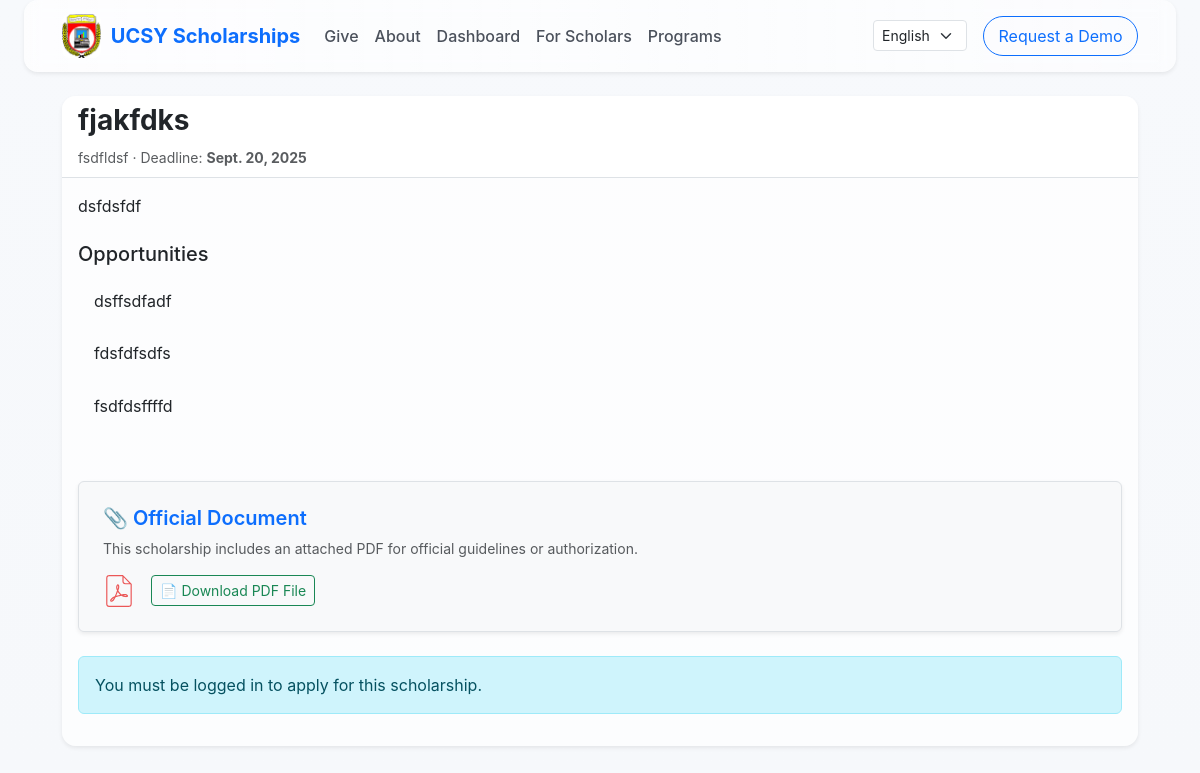
The app's page /program/7/ with its own data.
### scholarships/models.py (models this page shows, shortened)
class Scholarship(models.Model):
    type = models.ForeignKey(ScholarshipType, on_delete=models.CASCADE, related_name='programs')
    title = models.CharField(max_length=200)
    provider = models.CharField(max_length=150)
    description = models.TextField()
    opportunities = models.TextField(help_text="List opportunities separated by line breaks")
    deadline = models.DateField()
    attachment = models.FileField(upload_to='scholarship_pdfs/', blank=True, null=True)
    def get_opportunities_list(self):
        return [o.strip() for o in self.opportunities.splitlines() if o.strip()]

### scholarships/views.py (the view, shortened to what this page needs)
# urls.py: path('program/<int:pk>/', views.ScholarshipDetailView.as_view(), name='detail'),
class ScholarshipDetailView(View):
    def get(self, request, pk):
        scholarship = get_object_or_404(Scholarship, pk=pk)
        application = None
        form = None
        if request.user.is_authenticated:
            application = Application.objects.filter(scholarship=scholarship, user=request.user).first()
        if request.user.is_authenticated:
            form = ApplicationForm(instance=application)
        return render(request, 'scholarships/detail.html', {
            'scholarship': scholarship,
            'application_form': form,
            'application': application,
        })

### scholarships/templates/scholarships/detail.html
{% extends 'base.html' %}
{% load static i18n %}
{% block content %}
<div class="card border-0 shadow-sm mb-4">
  <div class="card-header bg-white border-bottom">
    <h3 class="fw-bold">{{ scholarship.title }}</h3>
    <small class="text-muted">
      {{ scholarship.provider }} &middot;
      {% trans "Deadline" %}: <strong>{{ scholarship.deadline }}</strong>
    </small>
  </div>
  <div class="card-body">
    <p>{{ scholarship.description }}</p>
    <h5 class="mt-4">{% trans "Opportunities" %}</h5>
    <ul class="list-group list-group-flush">
      {% for opp in scholarship.get_opportunities_list %}
        <li class="list-group-item">{{ opp }}</li>
      {% endfor %}
    </ul>
    {% if scholarship.attachment %}
      <div class="mt-5 p-4 border rounded bg-light shadow-sm">
        <h5 class="fw-semibold text-primary">📎 {% trans "Official Document" %}</h5>
        <p class="text-muted small mb-3">
          {% trans "This scholarship includes an attached PDF for official guidelines or authorization." %}
        </p>
        <div class="d-flex align-items-center gap-3">
          <img src="{% static 'img/pdf_icon.svg' %}" alt="PDF Icon" width="32">
          <a href="{{ scholarship.attachment.url }}" target="_blank" class="btn btn-outline-success btn-sm">
            📄 {% trans "Download PDF File" %}
          </a>
        </div>
      </div>
    {% endif %}
    {% if user.is_authenticated %}
      <div class="mt-5">
        <h4 class="mb-3 d-flex align-items-center justify-content-between">
          {% trans "Your Application" %}
          {% if application %}
            {% if application.status == "submitted" %}
              <span class="badge bg-success">{% trans "Submitted" %}</span>
            {% elif application.status == "draft" %}
              <span class="badge bg-secondary">{% trans "Draft" %}</span>
            {% elif application.status == "rejected" %}
              <span class="badge bg-danger">{% trans "Rejected" %}</span>
            {% endif %}
          {% endif %}
        </h4>
        {% if application %}
          {% if application.status == "submitted" %}
            <div class="alert alert-info">
              {% trans "You have submitted this application. You cannot edit it further." %}
            </div>
          {% elif application.status == "rejected" %}
            <div class="alert alert-danger">
              <strong>{% trans "Your application has been rejected." %}</strong><br>
              <span><strong>{% trans "Reason:" %}</strong> {{ application.rejection_reason }}</span>
            </div>
          {% endif %}
        {% endif %}
        {% if application and application.status == "submitted" %}
          <div class="mb-3">
            <strong>{% trans "Statement of Purpose" %}</strong>
            <div class="border p-3 bg-light">{{ application.statement|safe }}</div>
          </div>
          {% if application.cv %}
            <p><strong>📎 CV:</strong> <a href="{{ application.cv.url }}" target="_blank">Download CV</a></p>
          {% endif %}
          {% if application.certificate %}
            <p><strong>📎 Certificate:</strong> <a href="{{ application.certificate.url }}" target="_blank">Download Certificate</a></p>
          {% endif %}
        {% endif %}
        {% if not application %}
          <form method="post" enctype="multipart/form-data">
            {% csrf_token %}
            {{ application_form.as_p }}
            <div class="form-group mt-3">
              <button type="submit" name="action" value="save" class="btn btn-secondary me-2">{% trans "Save as Draft" %}</button>
              <button type="submit" name="action" value="submit" class="btn btn-primary">{% trans "Submit Application" %}</button>
            </div>
          </form>
        {% endif %}
        {% if application %}
          {% if application.status != "submitted" and application.status != "rejected" %}
            <form method="post" enctype="multipart/form-data">
              {% csrf_token %}
              {{ application_form.as_p }}
              <div class="form-group mt-3">
                <button type="submit" name="action" value="save" class="btn btn-secondary me-2">{% trans "Save as Draft" %}</button>
                <button type="submit" name="action" value="submit" class="btn btn-primary">{% trans "Submit Application" %}</button>
              </div>
            </form>
          {% endif %}
        {% endif %}
      </div>
    {% else %}
      <div class="alert alert-info mt-4">
        {% trans "You must be logged in to apply for this scholarship." %}
      </div>
    {% endif %}
  </div>
</div>
{% endblock %}

### static/css/styles.css (style rules this page uses)
:root { --primary-1: #0d6efd; --primary-2: #6610f2; --accent: #06b6d4; --muted: #6c757d; --bg: #f6f8fb; --glass: rgba(255,255,255,0.72); --glass-border: rgba(255,255,255,0.45); --card-shadow: 0 6px 24px rgba(18,38,63,0.08); }
* { box-sizing:border-box }
body { background: linear-gradient(180deg, #f7f9fc 0%, var(--bg) 100%); color:#0f1724; font-family: Inter, system-ui, -apple-system, "Segoe UI", Roboto, "Helvetica Neue", Arial; -webkit-font-smoothing:antialiased; -moz-osx-font-smoothing:grayscale; padding-left:1.5rem; padding-right:1.5rem; }
a,button { transition:all .28s cubic-bezier(.2,.9,.3,1) }
.card { border-radius:14px;border:0;background:var(--glass);box-shadow:var(--card-shadow);overflow:hidden }
.list-group-item { border:0;background:transparent;padding:.9rem 1rem;border-radius:10px }

### records on screen
Scholarship: title "fjakfdks", provider "fsdfldsf", deadline "Sept. 20, 2025", description "dsfdsfdf"

### other values on screen
{{ opp }} "dsffsdfadf" "fdsfdfsdfs" "fsdfdsffffd"
